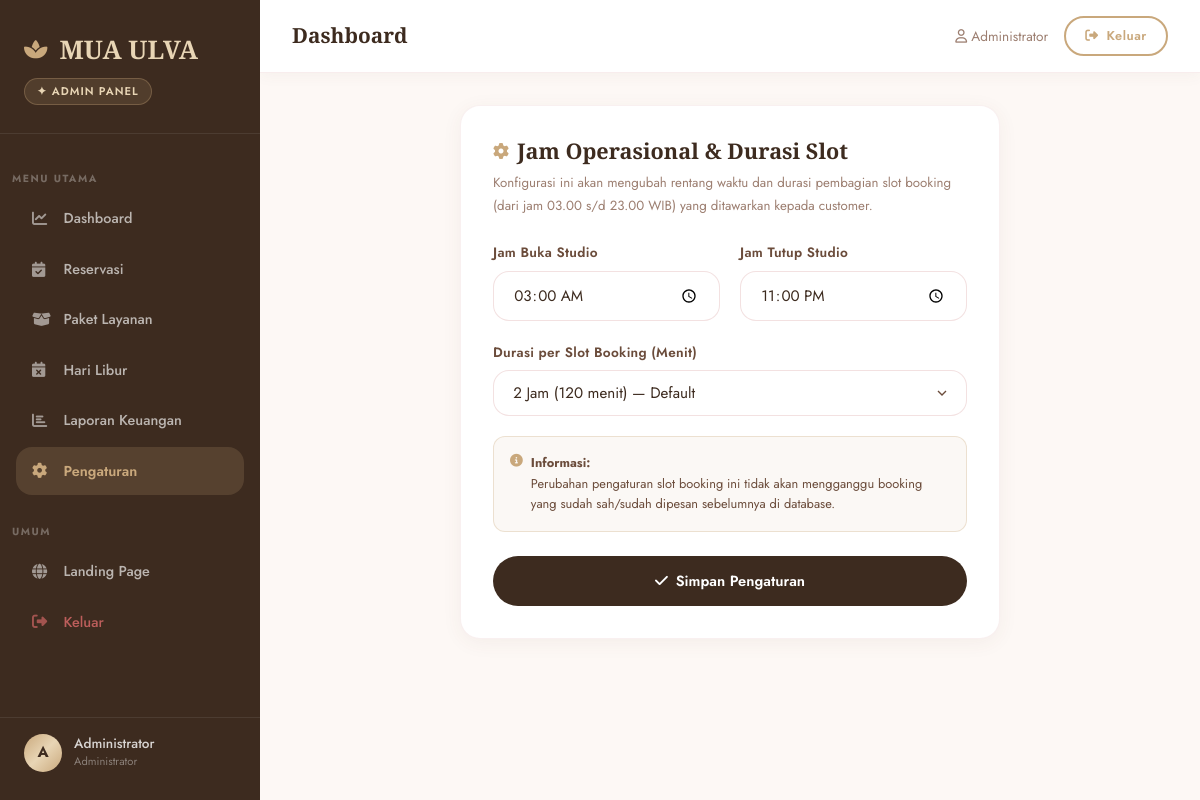
Page /index.php?page=admin/pengaturan (signed in) on the committed database.
### tables this page shows
CREATE TABLE `pengaturan_jadwal` (
  `id` int(11) NOT NULL,
  `jam_mulai` time NOT NULL DEFAULT '03:00:00',
  `jam_selesai` time NOT NULL DEFAULT '23:00:00',
  `durasi_slot_menit` int(11) NOT NULL DEFAULT 120,
  `updated_at` timestamp NOT NULL DEFAULT current_timestamp() ON UPDATE current_timestamp()
);

### controllers/PengaturanController.php (called while the page is built, shortened)
<?php
require_once __DIR__ . '/../models/PengaturanModel.php';
class PengaturanController extends Controller {
    public function index() {
        $model = new PengaturanModel();
        $setting = $model->getSetting();
        $this->view('admin/pengaturan/index', ['setting' => $setting]);
    }
}
?>

### core/Model.php (called while the page is built, shortened)
<?php
require_once __DIR__ . '/../config/database.php';
class Model {
    public function __construct() {
        global $conn;
        $this->db = $conn;
    }
}
?>

### models/PengaturanModel.php (called while the page is built, shortened)
<?php
require_once __DIR__ . '/../core/Model.php';
class PengaturanModel extends Model {
    public function getSetting() {
        $sql = "SELECT * FROM pengaturan_jadwal ORDER BY id DESC LIMIT 1";
        $result = $this->db->query($sql);
        if ($result && $result->num_rows > 0) {
            return $result->fetch_assoc();
        }
        return [
            'id' => 0,
            'jam_mulai' => '03:00:00',
            'jam_selesai' => '23:00:00',
            'durasi_slot_menit' => 120
        ];
    }
}
?>

### views/admin/pengaturan/index.php (the view, shortened to what this page needs)
<div style="max-width:540px;margin:0 auto;">
    <div style="background:#fff;border-radius:20px;padding:2rem;border:1px solid rgba(232,196,196,0.25);box-shadow:0 4px 20px rgba(107,76,59,0.06);">
        <h3 style="font-family:var(--font-display);font-size:1.35rem;font-weight:600;color:var(--clr-brown-deep);margin-bottom:0.5rem;display:flex;align-items:center;gap:0.5rem;">
            <i class="fas fa-cog" style="color:var(--clr-gold);font-size:1rem;"></i> Jam Operasional & Durasi Slot
        </h3>
        <p style="font-size:0.83rem;color:var(--clr-muted);margin-bottom:1.5rem;">
            Konfigurasi ini akan mengubah rentang waktu dan durasi pembagian slot booking (dari jam 03.00 s/d 23.00 WIB) yang ditawarkan kepada customer.
        </p>
        <form method="POST" action="index.php?page=admin/pengaturan">
            <div style="display:grid;grid-template-columns:1fr 1fr;gap:1.25rem;">
                <div class="form-group">
                    <label class="form-label">Jam Buka Studio</label>
                    <input type="time" name="jam_mulai" class="form-control" value="<?= date('H:i', strtotime($setting['jam_mulai'] ?? '03:00')) ?>" required>
                </div>
                <div class="form-group">
                    <label class="form-label">Jam Tutup Studio</label>
                    <input type="time" name="jam_selesai" class="form-control" value="<?= date('H:i', strtotime($setting['jam_selesai'] ?? '23:00')) ?>" required>
                </div>
            </div>
            <div class="form-group">
                <label class="form-label">Durasi per Slot Booking (Menit)</label>
                <select name="durasi_slot_menit" class="form-control" required>
                    <?php $durasi = $setting['durasi_slot_menit'] ?? 120; ?>
                    <option value="120" <?= $durasi == 120 ? 'selected' : '' ?>>2 Jam (120 menit) — Default</option>
                </select>
            </div>
            <div style="background:rgba(201,168,124,0.08);border:1.5px solid rgba(201,168,124,0.3);border-radius:12px;padding:1rem;font-size:0.8rem;color:var(--clr-brown);margin-bottom:1.5rem;line-height:1.6;display:flex;gap:0.5rem;align-items:flex-start;">
                <i class="fas fa-info-circle" style="color:var(--clr-gold);margin-top:2px;"></i>
                <div>
                    <strong>Informasi:</strong><br>
                    Perubahan pengaturan slot booking ini tidak akan mengganggu booking yang sudah sah/sudah dipesan sebelumnya di database.
                </div>
            </div>
            <button type="submit" style="width:100%;padding:0.9rem;border-radius:50px;background:var(--clr-brown-deep);color:#fff;font-family:var(--font-body);font-size:0.92rem;font-weight:600;border:none;cursor:pointer;display:flex;align-items:center;justify-content:center;gap:0.5rem;" onmouseover="this.style.background='var(--clr-gold)';this.style.color='var(--clr-brown-deep)'" onmouseout="this.style.background='var(--clr-brown-deep)';this.style.color='#fff'">
                <i class="fas fa-check"></i> Simpan Pengaturan
            </button>
        </form>
    </div>
</div>

### public/css/style.css (style rules this page uses)
:root { --clr-cream: #FDF8F5; --clr-cream-2: #F9F1EC; --clr-rose: #E8C4C4; --clr-rose-dark: #C9A0A0; --clr-rose-deeper: #A87070; --clr-gold: #C9A87C; --clr-gold-light: #E8D5B5; --clr-brown: #6B4C3B; --clr-brown-deep: #3D2B1F; --clr-dark: #1A0F0A; --clr-white: #FFFFFF; --clr-muted: #9C7E70; --clr-success: #6DBE8F; --clr-warning: #E8C66E; --clr-danger: #E87070; --clr-info: #7AB3D4; --grad-hero: linear-gradient(135deg, #FDF0EC 0%, #F5E6E0 50%, #EDD5CC 100%); --grad-gold: linear-gradient(135deg, #C9A87C, #E8D5B5, #C9A87C); --grad-rose: linear-gradient(135deg, #E8C4C4, #C9A0A0); --grad-dark: linear-gradient(135deg, #3D2B1F, #6B4C3B); --grad-card: linear-gradient(145deg, #FFFFFF, #FDF8F5); --font-display: 'Cormorant Garamond', Georgia, serif; --font-body: 'Jost', system-ui, sans-serif; --space-xs: 0.5rem; --space-sm: 1rem; --space-md: 1.5rem; --space-lg: 2.5rem; --space-xl: 4rem; --space-2xl: 6rem; --r-sm: 8px; --r-md: 16px; --r-lg: 24px; --r-xl: 40px; --r-pill: 9999px; --shadow-sm: 0 2px 8px rgba(107, 76, 59, 0.08); --shadow-md: 0 8px 30px rgba(107, 76, 59, 0.12); --shadow-lg: 0 20px 60px rgba(107, 76, 59, 0.15); --shadow-gold: 0 8px 30px rgba(201, 168, 124, 0.35); --shadow-rose: 0 8px 30px rgba(232, 196, 196, 0.45); --ease: cubic-bezier(0.25, 0.46, 0.45, 0.94); --ease-bounce: cubic-bezier(0.34, 1.56, 0.64, 1); --dur-fast: 0.2s; --dur-med: 0.4s; --dur-slow: 0.7s; }
*, *::before, *::after { box-sizing: border-box; margin: 0; padding: 0; }
html { scroll-behavior: smooth; font-size: 16px; }
body { font-family: var(--font-body); background-color: var(--clr-cream); color: var(--clr-brown-deep); line-height: 1.7; overflow-x: hidden; -webkit-font-smoothing: antialiased; }
h1, h2, h3, h4, h5, h6 { font-family: var(--font-display); color: var(--clr-brown-deep); line-height: 1.2; }
button { cursor: pointer; font-family: var(--font-body); }
.form-group { margin-bottom: 1.25rem; }
.form-label { display: block; font-size: 0.85rem; font-weight: 600; color: var(--clr-brown); margin-bottom: 0.4rem; letter-spacing: 0.3px; }
.form-control { width: 100%; padding: 0.75rem 1.2rem; border-radius: var(--r-md); border: 1.5px solid rgba(232, 196, 196, 0.5); background: var(--clr-white); color: var(--clr-brown-deep); font-family: var(--font-body); font-size: 0.95rem; transition: all var(--dur-fast) var(--ease); outline: none; }
.form-control::placeholder { color: var(--clr-muted); opacity: 0.7; }
select.form-control { appearance: none; background-repeat: no-repeat; background-position: right 1rem center; padding-right: 2.5rem; }

### rows in the picture
pengaturan_jadwal: jam_mulai "03:00", jam_selesai "23:00", durasi_slot_menit "2 Jam (120 menit) — Default"

### other values in the picture
$link['label'] "Dashboard"
$link['label'] "Reservasi"
$link['label'] "Paket Layanan"
$link['label'] "Hari Libur"
$link['label'] "Laporan Keuangan"
$link['label'] "Pengaturan"
$avatar "A"
$nama "Administrator"
